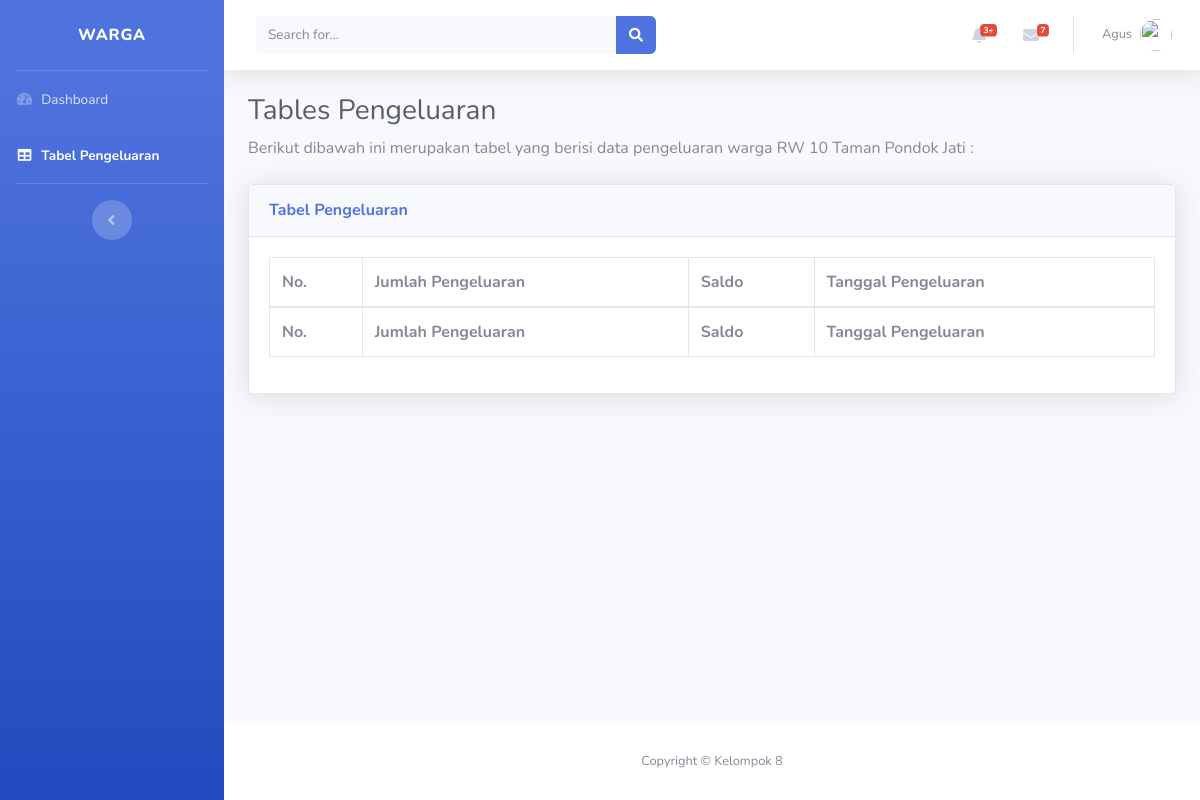
The app's page /tablespengeluaranwarga.php, older data.
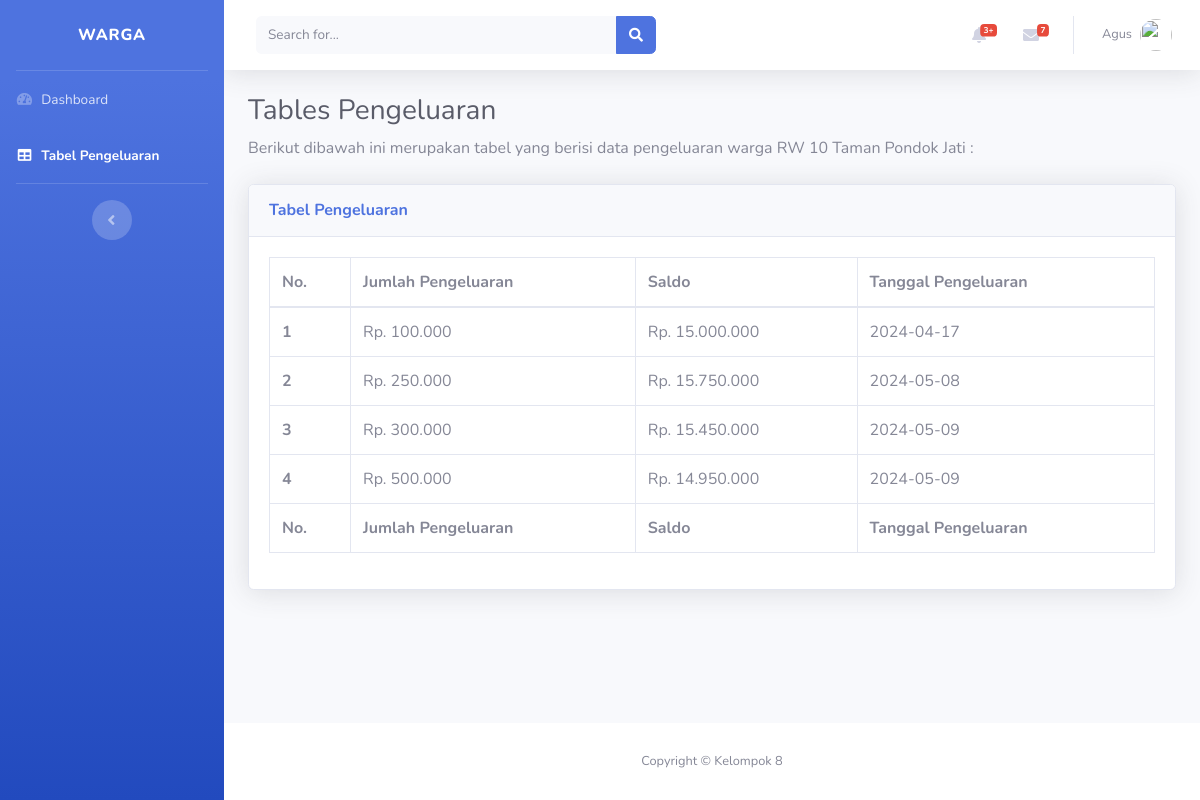
The same page, newer data.
### tables this page shows
CREATE TABLE `tb_pengeluaran` (
  `id_pengeluaran` int(11) NOT NULL,
  `jumlah_pengeluaran` varchar(20) NOT NULL,
  `saldo` varchar(20) NOT NULL,
  `tanggal_pengeluaran` varchar(20) NOT NULL
);

### tablespengeluaranwarga.php (the view, shortened to what this page needs)
<?php
   include_once ("database.php");
   $query= "SELECT * FROM tb_pengeluaran";
   $hasil= mysqli_query ($db, $query);
   $rp = "Rp. ";
?>
<!DOCTYPE html>
<html lang="en">
<head>
  <link href="vendor/fontawesome-free/css/all.min.css" rel="stylesheet" type="text/css">
  <link href="css/sb-admin-2.min.css" rel="stylesheet">
  <link href="vendor/datatables/dataTables.bootstrap4.min.css" rel="stylesheet">
</head>
<body id="page-top">
  <div id="wrapper">
    <ul class="navbar-nav bg-gradient-primary sidebar sidebar-dark accordion" id="accordionSidebar">
      <a class="sidebar-brand d-flex align-items-center justify-content-center" href="index.html">
        <div class="sidebar-brand-text mx-3"> Warga <sup></sup></div>
      </a>
      <hr class="sidebar-divider my-0">
      <li class="nav-item">
        <a class="nav-link" href="dashboardwarga.php">
          <i class="fas fa-fw fa-tachometer-alt"></i>
          <span>Dashboard</span></a>
      </li>
      <li class="nav-item active">
        <a class="nav-link" href="tablespengeluaranwarga.php">
          <i class="fas fa-fw fa-table"></i>
          <span>Tabel Pengeluaran</span></a>
      </li>
      <hr class="sidebar-divider d-none d-md-block">
      <div class="text-center d-none d-md-inline">
        <button class="rounded-circle border-0" id="sidebarToggle"></button>
      </div>
    </ul>
    <div id="content-wrapper" class="d-flex flex-column">
      <div id="content">
        <nav class="navbar navbar-expand navbar-light bg-white topbar mb-4 static-top shadow">
          <form class="d-none d-sm-inline-block form-inline mr-auto ml-md-3 my-2 my-md-0 mw-100 navbar-search">
            <div class="input-group">
              <input type="text" class="form-control bg-light border-0 small" placeholder="Search for..." aria-label="Search" aria-describedby="basic-addon2">
              <div class="input-group-append">
                <button class="btn btn-primary" type="button">
                  <i class="fas fa-search fa-sm"></i>
                </button>
              </div>
            </div>
          </form>
          <ul class="navbar-nav ml-auto">
            <li class="nav-item dropdown no-arrow mx-1">
              <a class="nav-link dropdown-toggle" href="#" id="alertsDropdown" role="button" data-toggle="dropdown" aria-haspopup="true" aria-expanded="false">
                <i class="fas fa-bell fa-fw"></i>
                <span class="badge badge-danger badge-counter">3+</span>
              </a>
            </li>
            <li class="nav-item dropdown no-arrow mx-1">
              <a class="nav-link dropdown-toggle" href="#" id="messagesDropdown" role="button" data-toggle="dropdown" aria-haspopup="true" aria-expanded="false">
                <i class="fas fa-envelope fa-fw"></i>
                <span class="badge badge-danger badge-counter">7</span>
              </a>
            </li>
            <li class="nav-item dropdown no-arrow">
              <a class="nav-link dropdown-toggle" href="#" id="userDropdown" role="button" data-toggle="dropdown" aria-haspopup="true" aria-expanded="false">
                <span class="mr-2 d-none d-lg-inline text-gray-600 small">Agus</span>
                <img class="img-profile rounded-circle" src="https://source.unsplash.com/QAB-WJcbgJk/60x60">
              </a>
            </li>
          </ul>
        </nav>
        <div class="container-fluid">
          <h1 class="h3 mb-2 text-gray-800">Tables Pengeluaran</h1>
          <p class="mb-4">Berikut dibawah ini merupakan tabel yang berisi data pengeluaran warga RW 10 Taman Pondok Jati :</a></p>
          <div class="card shadow mb-4">
            <div class="card-header py-3">
              <h6 class="m-0 font-weight-bold text-primary">Tabel Pengeluaran</h6>
            </div>
            <div class="card-body">
              <div class="table-responsive">
                <table class="table table-bordered" id="dataTable" width="100%" cellspacing="0">
                  <thead>
                    <tr>
                      <th>No.</th>
                      <th>Jumlah Pengeluaran</th>
                      <th>Saldo</th>
                      <th>Tanggal Pengeluaran</th>
                    </tr>
                  </thead>
                  <tfoot>
                    <tr>
                      <th>No.</th>
                      <th>Jumlah Pengeluaran</th>
                      <th>Saldo</th>
                      <th>Tanggal Pengeluaran</th>
                    </tr>
                  </tfoot>
                  <tbody>
                  <?php $nomor=1;
                  while ($data=mysqli_fetch_array ($hasil)){
                    ?>
                    <tr>
                    <th scope="row"> <?php echo $data['id_pengeluaran']; ?></th>
                    <td> <?php echo $rp .$data['jumlah_pengeluaran']; ?> </td>
                    <td> <?php echo $rp .$data['saldo']; ?> </td>
                    <td> <?php echo $data['tanggal_pengeluaran']; ?> </td>
                    </tr>
                    <?php $nomor++; } ?>
                  </tbody>
                </table>
              </div>
            </div>
          </div>
        </div>
      </div>
      <footer class="sticky-footer bg-white">
        <div class="container my-auto">
          <div class="copyright text-center my-auto">
            <span>Copyright &copy; Kelompok 8 </span>
          </div>
        </div>
      </footer>
    </div>
  </div>
</body>
</html>

Row changes from the older to the newer data that the page shows:
added tb_pengeluaran: id_pengeluaran "1", jumlah_pengeluaran "100.000", saldo "15.000.000", tanggal_pengeluaran "2024-04-17"
added tb_pengeluaran: id_pengeluaran "2", jumlah_pengeluaran "250.000", saldo "15.750.000", tanggal_pengeluaran "2024-05-08"
added tb_pengeluaran: id_pengeluaran "3", jumlah_pengeluaran "300.000", saldo "15.450.000", tanggal_pengeluaran "2024-05-09"
added tb_pengeluaran: id_pengeluaran "4", jumlah_pengeluaran "500.000", saldo "14.950.000", tanggal_pengeluaran "2024-05-09"
